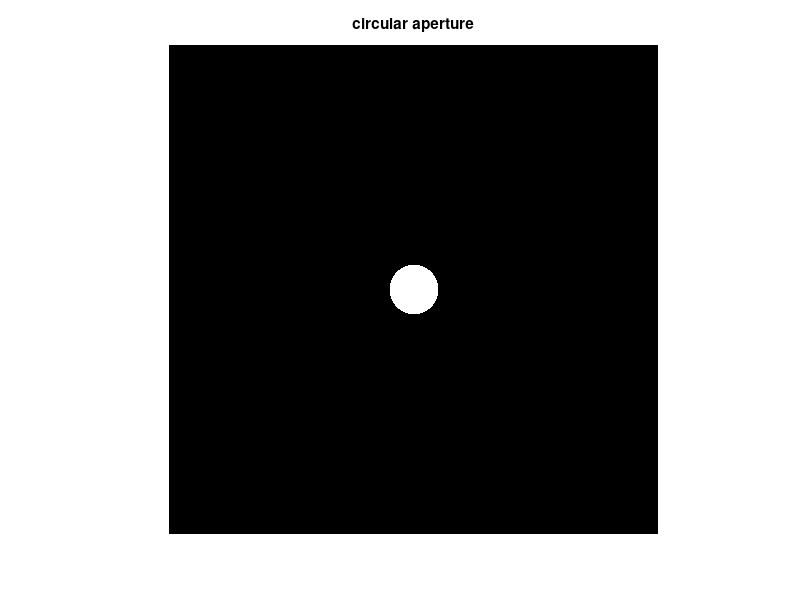
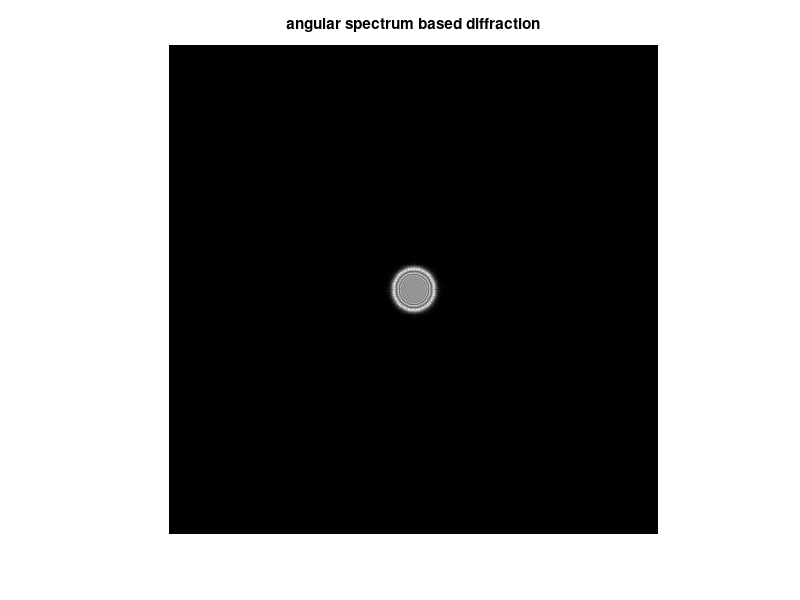

Reproduce these figures in MATLAB, in order.
%angular spectrum method propogation example

clc; clear; close all; % parameters 
layer = zeros(499, 499); diameter = 100e-6; %meters
radius = diameter/2; lambda = 500e-9; % wavelength (meters) 
k = 2*pi/lambda; % wavenumber 
z = 2e-4; % distance (meters) 
phy_x = 1e-3; % physical width (meters) 
phy_y = 1e-3; % physical length (meters) 
obj_size = size(layer); 

% generate meshgrid 
dx = linspace(-phy_x/2, phy_x/2, obj_size(2)); dx = dx(1:length(dx)); 
dy = linspace(-phy_y/2, phy_y/2, obj_size(1)); dy = dy(1:length(dy)); 

% generate a circle aperture 
for i = 1:obj_size(2) 
    for j = 1:obj_size(1) 
        if sqrt(dx(i)^2 + dy(j)^2) <= radius; layer(j, i) = 1; 
        end
    end
end

Fs_x = obj_size(2)/phy_x; Fs_y = obj_size(1)/phy_y; dx2 = Fs_x^(-1); dy2 = Fs_y^(-1); 
dFx = Fs_x/obj_size(2); dFy = Fs_y/obj_size(1); 
Fx = (-Fs_x/2:dFx:(Fs_x/2 - dFx)); Fy = (-Fs_y/2:dFy:(Fs_y/2 - dFy)); 
% alpha and beta (wavenumber components) 
alpha = lambda.*Fx; beta = lambda.*Fy; 
% gamma_cust 
gamma_cust = zeros(length(beta), length(alpha)); 
for j = 1:length(beta) 
    for i = 1:length(alpha) 
        if (alpha(i)^2 + beta(j)^2) > 1 gamma_cust(j, i) = 0; 
        else gamma_cust(j, i) = sqrt(1 - alpha(i)^2 - beta(j)^2); 
        end
    end
end
% angular spectrum based formula
U1 = ifft2(ifftshift(fftshift(fft2(layer)).*exp(1i*k.*gamma_cust.*z))); 
I1 = (1/(16*pi)).*(U1.*conj(U1)); 
% show results 
figure; imshow(layer, []); title('circular aperture'); 
figure; imshow(I1, []); title('angular spectrum based diffraction');